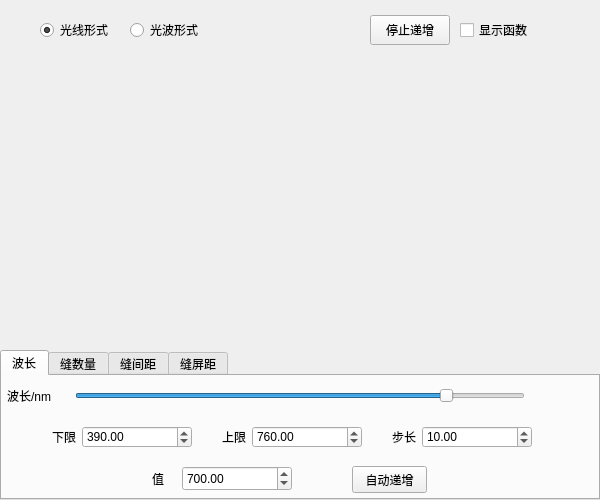
<?xml version="1.0" encoding="UTF-8"?>
<ui version="4.0">
 <class>Form</class>
 <widget class="QWidget" name="Form">
  <property name="geometry">
   <rect>
    <x>0</x>
    <y>0</y>
    <width>600</width>
    <height>500</height>
   </rect>
  </property>
  <property name="windowTitle">
   <string>Interferometer</string>
  </property>
  <property name="windowIcon">
   <iconset>
    <normaloff>D:/BlueStacks/ico/逐火十三英桀/Kosma.ico</normaloff>D:/BlueStacks/ico/逐火十三英桀/Kosma.ico</iconset>
  </property>
  <widget class="QRadioButton" name="radioButton_2">
   <property name="geometry">
    <rect>
     <x>130</x>
     <y>20</y>
     <width>95</width>
     <height>20</height>
    </rect>
   </property>
   <property name="toolTip">
    <string>建议在光线较少时使用</string>
   </property>
   <property name="text">
    <string>光波形式</string>
   </property>
  </widget>
  <widget class="QRadioButton" name="radioButton">
   <property name="geometry">
    <rect>
     <x>40</x>
     <y>20</y>
     <width>95</width>
     <height>20</height>
    </rect>
   </property>
   <property name="text">
    <string>光线形式</string>
   </property>
   <property name="checked">
    <bool>true</bool>
   </property>
  </widget>
  <widget class="QCheckBox" name="checkBox">
   <property name="geometry">
    <rect>
     <x>460</x>
     <y>20</y>
     <width>79</width>
     <height>20</height>
    </rect>
   </property>
   <property name="text">
    <string>显示函数</string>
   </property>
  </widget>
  <widget class="QTabWidget" name="tabWidget">
   <property name="geometry">
    <rect>
     <x>0</x>
     <y>350</y>
     <width>600</width>
     <height>150</height>
    </rect>
   </property>
   <property name="currentIndex">
    <number>0</number>
   </property>
   <widget class="QWidget" name="tab">
    <attribute name="title">
     <string>波长</string>
    </attribute>
    <widget class="QPushButton" name="pushButton_1">
     <property name="geometry">
      <rect>
       <x>350</x>
       <y>90</y>
       <width>75</width>
       <height>27</height>
      </rect>
     </property>
     <property name="text">
      <string>自动递增</string>
     </property>
    </widget>
    <widget class="QLabel" name="label_11">
     <property name="geometry">
      <rect>
       <x>220</x>
       <y>50</y>
       <width>31</width>
       <height>22</height>
      </rect>
     </property>
     <property name="text">
      <string>上限</string>
     </property>
    </widget>
    <widget class="QDoubleSpinBox" name="doubleSpinBox_13">
     <property name="geometry">
      <rect>
       <x>420</x>
       <y>50</y>
       <width>110</width>
       <height>22</height>
      </rect>
     </property>
     <property name="minimum">
      <double>0.010000000000000</double>
     </property>
     <property name="maximum">
      <double>1000.000000000000000</double>
     </property>
     <property name="value">
      <double>10.000000000000000</double>
     </property>
    </widget>
    <widget class="QLabel" name="label_12">
     <property name="geometry">
      <rect>
       <x>5</x>
       <y>10</y>
       <width>54</width>
       <height>20</height>
      </rect>
     </property>
     <property name="text">
      <string>波长/nm</string>
     </property>
    </widget>
    <widget class="QDoubleSpinBox" name="doubleSpinBox_14">
     <property name="geometry">
      <rect>
       <x>180</x>
       <y>90</y>
       <width>110</width>
       <height>25</height>
      </rect>
     </property>
     <property name="minimum">
      <double>390.000000000000000</double>
     </property>
     <property name="maximum">
      <double>760.000000000000000</double>
     </property>
     <property name="value">
      <double>700.000000000000000</double>
     </property>
    </widget>
    <widget class="QSlider" name="horizontalSlider_1">
     <property name="geometry">
      <rect>
       <x>73</x>
       <y>10</y>
       <width>450</width>
       <height>20</height>
      </rect>
     </property>
     <property name="minimum">
      <number>390</number>
     </property>
     <property name="maximum">
      <number>760</number>
     </property>
     <property name="value">
      <number>700</number>
     </property>
     <property name="orientation">
      <enum>Qt::Horizontal</enum>
     </property>
    </widget>
    <widget class="QDoubleSpinBox" name="doubleSpinBox_12">
     <property name="geometry">
      <rect>
       <x>250</x>
       <y>50</y>
       <width>110</width>
       <height>22</height>
      </rect>
     </property>
     <property name="maximum">
      <double>1000.000000000000000</double>
     </property>
     <property name="value">
      <double>760.000000000000000</double>
     </property>
    </widget>
    <widget class="QDoubleSpinBox" name="doubleSpinBox_11">
     <property name="geometry">
      <rect>
       <x>80</x>
       <y>50</y>
       <width>110</width>
       <height>22</height>
      </rect>
     </property>
     <property name="minimum">
      <double>0.000000000000000</double>
     </property>
     <property name="maximum">
      <double>1000.000000000000000</double>
     </property>
     <property name="value">
      <double>390.000000000000000</double>
     </property>
    </widget>
    <widget class="QLabel" name="label_13">
     <property name="geometry">
      <rect>
       <x>390</x>
       <y>50</y>
       <width>31</width>
       <height>22</height>
      </rect>
     </property>
     <property name="text">
      <string>步长</string>
     </property>
    </widget>
    <widget class="QLabel" name="label_14">
     <property name="geometry">
      <rect>
       <x>150</x>
       <y>90</y>
       <width>21</width>
       <height>25</height>
      </rect>
     </property>
     <property name="text">
      <string>值</string>
     </property>
    </widget>
    <widget class="QLabel" name="label_15">
     <property name="geometry">
      <rect>
       <x>50</x>
       <y>50</y>
       <width>31</width>
       <height>22</height>
      </rect>
     </property>
     <property name="text">
      <string>下限</string>
     </property>
    </widget>
   </widget>
   <widget class="QWidget" name="tab_2">
    <attribute name="title">
     <string>缝数量</string>
    </attribute>
    <widget class="QLabel" name="label_8">
     <property name="geometry">
      <rect>
       <x>5</x>
       <y>10</y>
       <width>61</width>
       <height>20</height>
      </rect>
     </property>
     <property name="text">
      <string>缝数量/个</string>
     </property>
    </widget>
    <widget class="QPushButton" name="pushButton_2">
     <property name="geometry">
      <rect>
       <x>350</x>
       <y>90</y>
       <width>75</width>
       <height>27</height>
      </rect>
     </property>
     <property name="text">
      <string>自动递增</string>
     </property>
    </widget>
    <widget class="QLabel" name="label_10">
     <property name="geometry">
      <rect>
       <x>420</x>
       <y>50</y>
       <width>31</width>
       <height>22</height>
      </rect>
     </property>
     <property name="text">
      <string>步长</string>
     </property>
    </widget>
    <widget class="QLabel" name="label_7">
     <property name="geometry">
      <rect>
       <x>250</x>
       <y>50</y>
       <width>31</width>
       <height>22</height>
      </rect>
     </property>
     <property name="text">
      <string>上限</string>
     </property>
    </widget>
    <widget class="QLabel" name="label_9">
     <property name="geometry">
      <rect>
       <x>80</x>
       <y>50</y>
       <width>31</width>
       <height>22</height>
      </rect>
     </property>
     <property name="text">
      <string>下限</string>
     </property>
    </widget>
    <widget class="QLabel" name="label_6">
     <property name="geometry">
      <rect>
       <x>170</x>
       <y>90</y>
       <width>21</width>
       <height>25</height>
      </rect>
     </property>
     <property name="text">
      <string>值</string>
     </property>
    </widget>
    <widget class="QSlider" name="horizontalSlider_2">
     <property name="geometry">
      <rect>
       <x>73</x>
       <y>10</y>
       <width>450</width>
       <height>20</height>
      </rect>
     </property>
     <property name="minimum">
      <number>2</number>
     </property>
     <property name="maximum">
      <number>15</number>
     </property>
     <property name="orientation">
      <enum>Qt::Horizontal</enum>
     </property>
    </widget>
    <widget class="QSpinBox" name="spinBox_21">
     <property name="geometry">
      <rect>
       <x>110</x>
       <y>50</y>
       <width>42</width>
       <height>22</height>
      </rect>
     </property>
     <property name="minimum">
      <number>2</number>
     </property>
     <property name="maximum">
      <number>100</number>
     </property>
     <property name="value">
      <number>2</number>
     </property>
    </widget>
    <widget class="QSpinBox" name="spinBox_22">
     <property name="geometry">
      <rect>
       <x>280</x>
       <y>50</y>
       <width>42</width>
       <height>22</height>
      </rect>
     </property>
     <property name="minimum">
      <number>2</number>
     </property>
     <property name="maximum">
      <number>100</number>
     </property>
     <property name="value">
      <number>15</number>
     </property>
     <property name="displayIntegerBase">
      <number>10</number>
     </property>
    </widget>
    <widget class="QSpinBox" name="spinBox_23">
     <property name="geometry">
      <rect>
       <x>450</x>
       <y>50</y>
       <width>42</width>
       <height>22</height>
      </rect>
     </property>
     <property name="minimum">
      <number>1</number>
     </property>
    </widget>
    <widget class="QSpinBox" name="spinBox_24">
     <property name="geometry">
      <rect>
       <x>190</x>
       <y>90</y>
       <width>42</width>
       <height>22</height>
      </rect>
     </property>
     <property name="minimum">
      <number>2</number>
     </property>
     <property name="maximum">
      <number>15</number>
     </property>
     <property name="value">
      <number>2</number>
     </property>
    </widget>
   </widget>
   <widget class="QWidget" name="tab_3">
    <attribute name="title">
     <string>缝间距</string>
    </attribute>
    <widget class="QPushButton" name="pushButton_3">
     <property name="geometry">
      <rect>
       <x>350</x>
       <y>90</y>
       <width>75</width>
       <height>27</height>
      </rect>
     </property>
     <property name="text">
      <string>自动递增</string>
     </property>
    </widget>
    <widget class="QLabel" name="label_16">
     <property name="geometry">
      <rect>
       <x>250</x>
       <y>50</y>
       <width>31</width>
       <height>22</height>
      </rect>
     </property>
     <property name="text">
      <string>上限</string>
     </property>
    </widget>
    <widget class="QDoubleSpinBox" name="doubleSpinBox_33">
     <property name="geometry">
      <rect>
       <x>450</x>
       <y>50</y>
       <width>62</width>
       <height>22</height>
      </rect>
     </property>
     <property name="value">
      <double>0.100000000000000</double>
     </property>
    </widget>
    <widget class="QLabel" name="label_17">
     <property name="geometry">
      <rect>
       <x>5</x>
       <y>10</y>
       <width>71</width>
       <height>20</height>
      </rect>
     </property>
     <property name="text">
      <string>缝间距/mm</string>
     </property>
    </widget>
    <widget class="QDoubleSpinBox" name="doubleSpinBox_34">
     <property name="geometry">
      <rect>
       <x>190</x>
       <y>90</y>
       <width>65</width>
       <height>25</height>
      </rect>
     </property>
     <property name="minimum">
      <double>0.050000000000000</double>
     </property>
     <property name="maximum">
      <double>8.000000000000000</double>
     </property>
     <property name="value">
      <double>2.000000000000000</double>
     </property>
    </widget>
    <widget class="QSlider" name="horizontalSlider_3">
     <property name="geometry">
      <rect>
       <x>73</x>
       <y>10</y>
       <width>450</width>
       <height>20</height>
      </rect>
     </property>
     <property name="minimum">
      <number>5</number>
     </property>
     <property name="maximum">
      <number>800</number>
     </property>
     <property name="singleStep">
      <number>100</number>
     </property>
     <property name="value">
      <number>200</number>
     </property>
     <property name="orientation">
      <enum>Qt::Horizontal</enum>
     </property>
    </widget>
    <widget class="QDoubleSpinBox" name="doubleSpinBox_32">
     <property name="geometry">
      <rect>
       <x>280</x>
       <y>50</y>
       <width>62</width>
       <height>22</height>
      </rect>
     </property>
     <property name="value">
      <double>8.000000000000000</double>
     </property>
    </widget>
    <widget class="QDoubleSpinBox" name="doubleSpinBox_31">
     <property name="geometry">
      <rect>
       <x>110</x>
       <y>50</y>
       <width>62</width>
       <height>22</height>
      </rect>
     </property>
     <property name="value">
      <double>0.050000000000000</double>
     </property>
    </widget>
    <widget class="QLabel" name="label_18">
     <property name="geometry">
      <rect>
       <x>420</x>
       <y>50</y>
       <width>31</width>
       <height>22</height>
      </rect>
     </property>
     <property name="text">
      <string>步长</string>
     </property>
    </widget>
    <widget class="QLabel" name="label_19">
     <property name="geometry">
      <rect>
       <x>170</x>
       <y>90</y>
       <width>21</width>
       <height>25</height>
      </rect>
     </property>
     <property name="text">
      <string>值</string>
     </property>
    </widget>
    <widget class="QLabel" name="label_20">
     <property name="geometry">
      <rect>
       <x>80</x>
       <y>50</y>
       <width>31</width>
       <height>22</height>
      </rect>
     </property>
     <property name="text">
      <string>下限</string>
     </property>
    </widget>
   </widget>
   <widget class="QWidget" name="tab_4">
    <attribute name="title">
     <string>缝屏距</string>
    </attribute>
    <widget class="QPushButton" name="pushButton_4">
     <property name="geometry">
      <rect>
       <x>350</x>
       <y>90</y>
       <width>75</width>
       <height>27</height>
      </rect>
     </property>
     <property name="text">
      <string>自动递增</string>
     </property>
    </widget>
    <widget class="QLabel" name="label_21">
     <property name="geometry">
      <rect>
       <x>250</x>
       <y>50</y>
       <width>31</width>
       <height>22</height>
      </rect>
     </property>
     <property name="text">
      <string>上限</string>
     </property>
    </widget>
    <widget class="QDoubleSpinBox" name="doubleSpinBox_43">
     <property name="geometry">
      <rect>
       <x>450</x>
       <y>50</y>
       <width>62</width>
       <height>22</height>
      </rect>
     </property>
     <property name="value">
      <double>0.500000000000000</double>
     </property>
    </widget>
    <widget class="QLabel" name="label_22">
     <property name="geometry">
      <rect>
       <x>5</x>
       <y>10</y>
       <width>54</width>
       <height>20</height>
      </rect>
     </property>
     <property name="text">
      <string>缝屏距/m</string>
     </property>
    </widget>
    <widget class="QDoubleSpinBox" name="doubleSpinBox_44">
     <property name="geometry">
      <rect>
       <x>190</x>
       <y>90</y>
       <width>65</width>
       <height>25</height>
      </rect>
     </property>
     <property name="minimum">
      <double>0.100000000000000</double>
     </property>
     <property name="maximum">
      <double>15.000000000000000</double>
     </property>
     <property name="value">
      <double>1.000000000000000</double>
     </property>
    </widget>
    <widget class="QSlider" name="horizontalSlider_4">
     <property name="geometry">
      <rect>
       <x>73</x>
       <y>10</y>
       <width>450</width>
       <height>20</height>
      </rect>
     </property>
     <property name="minimum">
      <number>10</number>
     </property>
     <property name="maximum">
      <number>1500</number>
     </property>
     <property name="singleStep">
      <number>100</number>
     </property>
     <property name="value">
      <number>100</number>
     </property>
     <property name="orientation">
      <enum>Qt::Horizontal</enum>
     </property>
     <property name="tickPosition">
      <enum>QSlider::NoTicks</enum>
     </property>
    </widget>
    <widget class="QDoubleSpinBox" name="doubleSpinBox_42">
     <property name="geometry">
      <rect>
       <x>280</x>
       <y>50</y>
       <width>62</width>
       <height>22</height>
      </rect>
     </property>
     <property name="value">
      <double>15.000000000000000</double>
     </property>
    </widget>
    <widget class="QDoubleSpinBox" name="doubleSpinBox_41">
     <property name="geometry">
      <rect>
       <x>110</x>
       <y>50</y>
       <width>62</width>
       <height>22</height>
      </rect>
     </property>
     <property name="value">
      <double>0.100000000000000</double>
     </property>
    </widget>
    <widget class="QLabel" name="label_23">
     <property name="geometry">
      <rect>
       <x>420</x>
       <y>50</y>
       <width>31</width>
       <height>22</height>
      </rect>
     </property>
     <property name="text">
      <string>步长</string>
     </property>
    </widget>
    <widget class="QLabel" name="label_24">
     <property name="geometry">
      <rect>
       <x>170</x>
       <y>90</y>
       <width>21</width>
       <height>25</height>
      </rect>
     </property>
     <property name="text">
      <string>值</string>
     </property>
    </widget>
    <widget class="QLabel" name="label_25">
     <property name="geometry">
      <rect>
       <x>80</x>
       <y>50</y>
       <width>31</width>
       <height>22</height>
      </rect>
     </property>
     <property name="text">
      <string>下限</string>
     </property>
    </widget>
   </widget>
  </widget>
  <widget class="QPushButton" name="pushButton_stop">
   <property name="geometry">
    <rect>
     <x>370</x>
     <y>15</y>
     <width>80</width>
     <height>30</height>
    </rect>
   </property>
   <property name="text">
    <string>停止递增</string>
   </property>
  </widget>
 </widget>
 <resources/>
 <connections/>
</ui>
